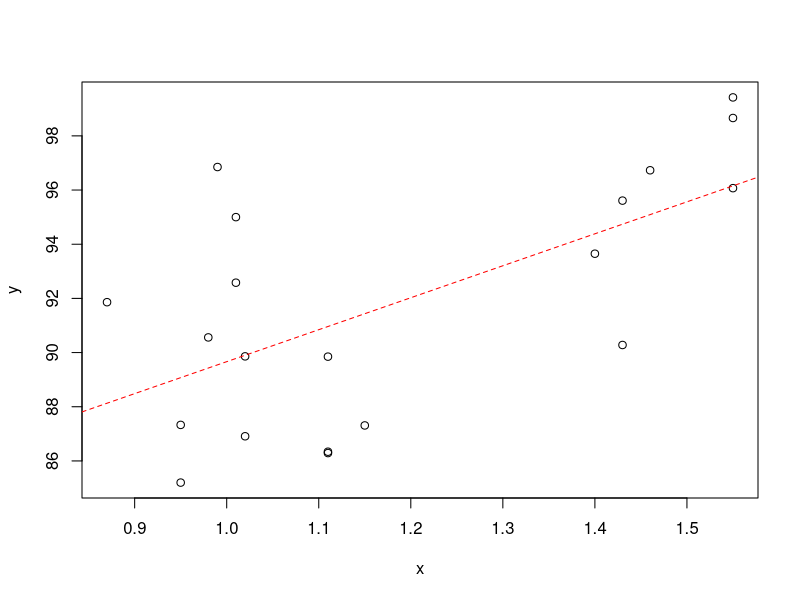

Reproduce this figure in R.
## ---- chunk 1
purity <- c(86.91, 89.85, 90.28, 86.34, 92.58, 87.33, 86.29, 91.86, 95.61, 
89.86, 96.73, 99.42, 98.66, 96.07, 93.65, 87.31, 95.00, 96.85, 85.20, 90.56)

hydrocarbon <- c(1.02, 1.11, 1.43, 1.11, 1.01, 0.95, 1.11, 0.87, 1.43, 1.02, 
1.46, 1.55, 1.55, 1.55, 1.40, 1.15, 1.01, 0.99, 0.95, 0.98)

data <- data.frame(purity, hydrocarbon)

data
## ---- chunk 2


# using in built in function
model <- lm(data$purity ~ data$hydrocarbon)

# computation
n <- length(data$purity)
x <- data$hydrocarbon
y <- data$purity
syy <- sum(y**2) - ((sum(y)**2)/n)
sxx <- sum(x**2) - ((sum(x)**2)/n)
sxy <- sum(x*y) - ((sum(x)*sum(y))/n)

(beta1_hat <- sxy/sxx)
(beta0_hat <- mean(y) - beta1_hat*mean(x))

# to check the coefficients from the model
(model$coefficients)


plot(x, y)
abline(beta0_hat, beta1_hat, col = "red", lty = 2)
## ---- chunk 3
# sum square error
(sse <- syy - ((sxy)**2/sxx))
# sum square total
(sst <- syy)
# sum square regression
(ssr <- sst - sse)

# rsq (MSE)
(rsq <- ssr/sst)
## ---- chunk 4
(mse <- sse/(n-2))
(t_0 <- (beta1_hat/sqrt(mse/sxx)))
(p_value <- 2 * (1 - pt(abs(t_0), n-2)))
cat(p_value>0.01)
## ---- chunk 5
upper <- beta1_hat + sqrt(mse/sxx) * qt(0.975, n-2)
lower <- beta1_hat - sqrt(mse/sxx) * qt(0.975, n-2)
cat("95% CI for beta1: [", lower, ", ", upper, "]")
## ---- chunk 6
# using the formula 2.43 from the notes
mu_hat <- beta0_hat + beta1_hat * 1.00
se_mu <- sqrt(mse * (1/n + (1.00 - mean(x))**2/sxx))
upper_mu <- mu_hat + se_mu * qt(0.975, n-2)
lower_mu <- mu_hat - se_mu * qt(0.975, n-2)
cat("95% CI for mean purity when x_0 is 1.00: [", lower_mu, ", ", upper_mu, "]")
## ---- chunk 7
# using in built function
summary(aov(model))

# we know ssr, sse, and sst

# degrees of freedom are defined as follows:
df_r <- 1
df_t <- n - 1
df_e <- df_t - df_r

# mean squares
msr <- ssr/df_r
mse <- sse/df_e

# F statistic
(F_stat <- msr/mse)

# p-value for F statistic
(p_value_f <- 1 - pf(F_stat, df_r, df_e))


# checking hypothesis that at least one predictor is significant
cat(p_value_f < 0.01)
